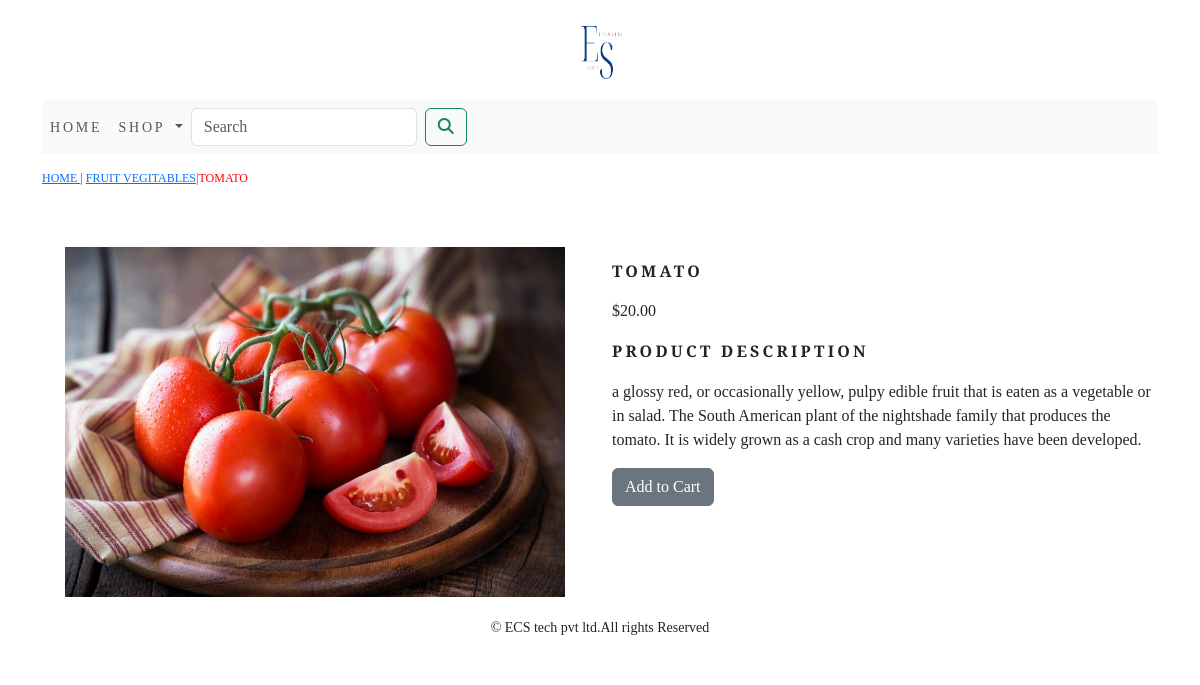
The page /ecommers/fruitvegitables/tomato/ (signed in) on the database its author committed.
### ecommers_app/models.py (models this page shows, shortened)
class Product(models.Model):
    name = models.CharField(max_length=300, unique=True)
    slug=models.SlugField(max_length=250,unique=True)
    description=models.TextField(blank=True)
    price=models.DecimalField(max_digits=10,decimal_places=2)
    category=models.ForeignKey(Category,on_delete=models.CASCADE) #cascade using the previous values delete and new add
    image= models.ImageField(upload_to='product', blank=True)
    stock=models.IntegerField()
    available=models.BooleanField(default=True)
    created=models.DateField(auto_now_add=True)
    updated=models.DateField(auto_now=True)
    class Metta:
        ordering=('name',)
        verbose_name='product'
        verbose_name_plural='products'

class Category(models.Model):
    name=models.CharField(max_length=300,unique=True)  #unique using the name consider only unque value
    slug=models.SlugField(max_length=250,unique=True)
    description=models.TextField(blank=True)
    image=models.ImageField(upload_to='category',blank=True)
    class Metta:
        ordering=('name',)
        verbose_name='category'
        verbose_name_plural='categories'
    def get_url(self):
        return reverse('ecommers_app:product_by_category',args=[self.slug])
    def __str__(self):
        return '{}'.format(self.name)

### ecommers_app/views.py (the view)
# urls.py: path('<slug:c_slug>/<slug:product_slug>/', views.proDetail, name='prodCatdetail'),
def proDetail(request,c_slug,product_slug):
    try:
        product=Product.objects.get(category__slug=c_slug,slug=product_slug)
    except Exception as e:
        raise e
    return render(request,'product.html',{'kproduct':product})

### cart_app/context_processors.py (called while the page is built)
def counter(request):
    item_count=0
    if 'admin' in request.path:
        return {}
    else:
        try:
            cart=Cart.objects.filter(cart_id=_cart_id(request))
            cart_items=CartItem.objects.all().filter(cart=cart[:1])
            for cart_item in cart_items:
                item_count += cart_item.quantity
        except Cart.DoesNotExist:
            item_count = 0
    return dict(item_count=item_count)

### cart_app/views.py (called while the page is built)
def _cart_id(request):
    cart=request.session.session_key
    if not cart:
        cart=request.session.session.create()
    return cart

### ecommers_app/context_processors.py (called while the page is built)
def menu_links(request):
    links=Category.objects.all()
    return dict(links=links)

### templates/product.html (shortened to what this page needs)
{% extends 'base.html' %}
{% load static %}
{% block content %}
<div class="row my_prod_row_class">
    <div class="mx_auto">
        <p><a href="{% url 'ecommers_app:allProdCat' %}"> HOME </a> | <a href="{{kproduct.category.get_url}}">{{kproduct.category}}</a>|{{kproduct.name}}</p>
    </div>
</div>
<div  class="containetr">
<br>
<div class="row">
    <div class="col-12 col-sm-12 col-md-12 col-lg-6 text-center">
        <div style="min-width:18rem">
            <img src="{{kproduct.image.url}}" alt="{{kproduct.name}}" width="500px" height="350px">
        </div>
    </div>
        <div class="col-12 col-sm-12 col-md-12 col-lg-6">
            <div>
                <h1 class="my_prod_title"><b>{{kproduct.name}}</b></h1>
            <p>${{kproduct.price}}</p>
                <p class="my_title"><b>Product Description</b></p>
            <p class="text-justify my_rod_text">{{kproduct.description}}</p>
            {% if kproduct.stock <= 0 %}
            <p class="text-justify my_prod_text"><b>Out of stock</b></p>
            {% else %}
            <a class="btn btn-secondary" href="{% url 'cart_app:add_cart' kproduct.id %}">Add to Cart</a>
            {% endif %}
        </div>
    </div>
</div>
    </div>
{% endblock %}

### static/css/custom.css (style rules this page uses)
body { font-family: 'Hedvig Letters Serif', serif; }
.my_title { font-size:16px; text-transform:uppercase; letter-spacing:.2em; }
.my_prod_row_class { padding-top:15px; padding-bottom:20px }
.my_prod_row_class .mx_auto { color:red; font-size:12px; text-decoration:none; }
.my_prod_title { font-size:16px; text-transform:uppercase; letter-spacing:.2em; padding-top:15px; padding-bottom:10px; }

### rows shown on the page
Product: category "FRUIT VEGITABLES", name "TOMATO", image (picture), price "20.00", description "a glossy red, or occasionally yellow, pulpy edible fruit that is eaten as a vegetable or in salad. The South American plant of the nightshade family that produces the tomato. It is widely grown as a cash crop and many varieties have been developed."
